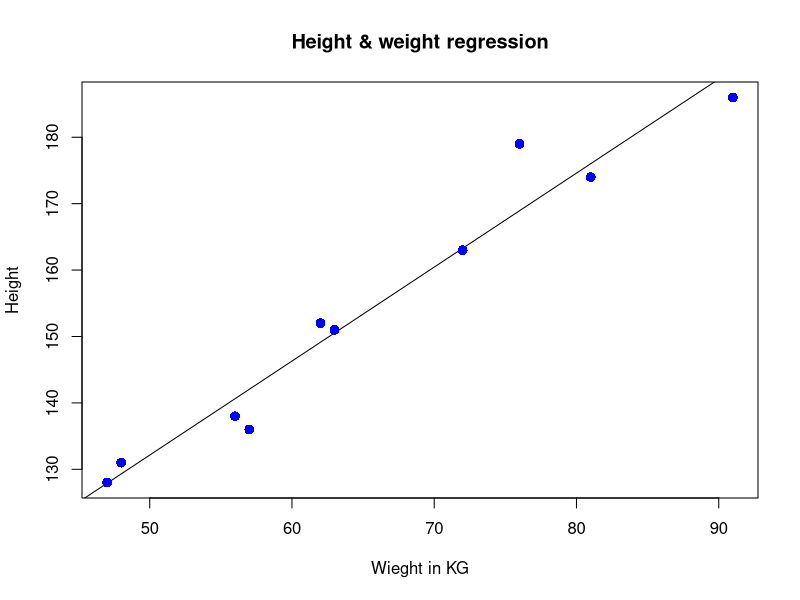

Recreate this plot in R.

# **NAME: URJIT TEMBHURNIKAR**
# PRN: 17070122069
# SDL ASSIGNMENT: R Statastics

#SAMPLE
df <- data.frame(name = c('Jon', 'Bill', 'Maria'),
                 age = c(23, 41, 32)
                 )
print (df)

#MEAN
#create a vector
x <- c(12,7,3,4.2,18,2,54,-21,8,-5)

# Find Mean.
ans <- mean(x)
cat('The mean of vector x is', ans)

#Applying trim option
ans1 <- mean(x,trim = 0.3)
cat('The mean by applying trim is', ans)

#create a vector with NA value
x <- c(12,7,3,4.2,18,2,54,-21,8,-5, NA)

# Find Mean.
ans <- mean(x)
cat('The mean of vector x is', ans)

#find mean by dropping NA values
ans <- mean(x,na.rm = TRUE)
print(ans)

#MEDIAN
#create a vector
y <- c(12,7,3,4.2,18,2,54,-21,8,-5)

ans <- median(y)
cat('Meadian of x is', ans)

#MODE
#Create the function
getmode <- function(v)
    { unique_value <- unique(v)
     unique_value[which.max(tabulate(match(v,unique_value)))]
    
}

#Create the vector with numbers
v <- c(2,1,2,3,1,2,3,4,1,5,5,3,2,3)

#Create the mode using the user function
ans <- getmode(v)
cat("The mode of the given vector is ->", ans)

#Create teh vector with characters.
charv <- c("o","it","the","it","it")

ans <- getmode(charv)
cat("The mode of the given vector is ->", ans)

#Linear Regression

x <- c(151,174,138,186,128,136,179,163,152,131)
y <- c(63,81,56,91,47,57,76,72,62,48)

#Apply the lm() function.
relation <- lm(y~x)
print(relation)

relation <- lm(y~x)
print(summary(relation))

# Use of predict() Function

#The predictor vector.
x <- c(151,174,138,186,128,136,179,163,152,131)

# The responce vector.
y <- c(63,81,56,91,47,57,76,72,62,48)

#Apply the lm() function.
relation <- lm(y~x)
print(relation)

# Find wieght of a person with height 170
a <- data.frame(x = 170)
result <- predict(relation,a)
print(result)

#Visualizing the Regression Graphically

#create the predictor and responce variable.
x <- c(151,174,138,186,128,136,179,163,152,131)
y <- c(63,81,56,91,47,57,76,72,62,48)
relation <- lm(x~y)

#Give the chart file a name.
png(file ="Linearregression.png")

#plot the chart.
plot(y,x,col = "blue", main = "Height & weight regression", abline(lm(x~y)), 
     cex = 1.3, pch = 16, xlab = "Wieght in KG", ylab = "Height")

# To save the file.
dev.off()


